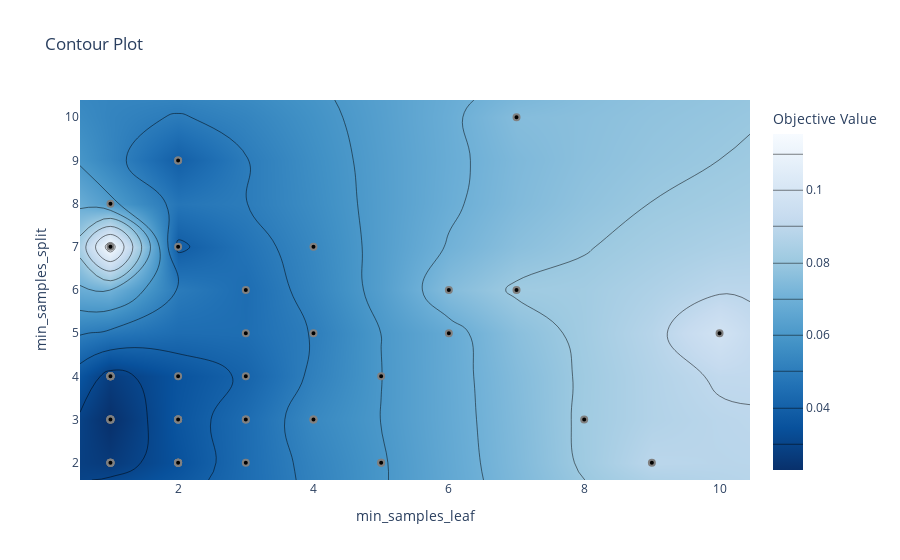

Source (notebook cell):
### Code cell
# Visualize contour plot
vis.plot_contour(study, params=["min_samples_split", "min_samples_leaf"])

### Figure 1 — Plotly figure (JSON) as saved in the notebook; plotly's stock layout.template omitted (floating-point values rounded to 4 significant figures; data arrays with more than 128 entries replaced by an {"elided": "..."} marker saying what was removed)
{"data": [{"colorbar": {"title": {"text": "Objective Value"}}, "colorscale": [[0, "rgb(247,251,255)"], [0.125, "rgb(222,235,247)"], [0.25, "rgb(198,219,239)"], [0.375, "rgb(158,202,225)"], [0.5, "rgb(107,174,214)"], [0.625, "rgb(66,146,198)"], [0.75, "rgb(33,113,181)"], [0.875, "rgb(8,81,156)"], [1, "rgb(8,48,107)"]], "connectgaps": true, "contours": {"coloring": "heatmap"}, "hoverinfo": "none", "line": {"smoothing": 1.3}, "reversescale": true, "type": "contour", "x": [0.55, 1, 2, 3, 4, 5, 6, 7, 8, 9, 10, 10.45], "y": [1.6, 2, 3, 4, 5, 6, 7, 8, 9, 10, 10.4], "z": {"elided": "11x12 float values"}}, {"marker": {"color": "black", "line": {"color": "Gray", "width": 2}}, "mode": "markers", "name": "Feasible Trial", "showlegend": false, "type": "scatter", "x": [5, 4, 7, 2, 2, 2, 2, 2, 9, 7, 4, 1, 1, 1, 1, 4, 10, 3, 6, 1, 3, 1, 1, 3, 1, 3, 5, 1, 8, 5, 2, 1, 1, 2, 3, 4, 1, 2, 2, 2, 6, 1, 1, 2, 1, 2, 1, 2, 1, 3], "y": [4, 7, 6, 9, 7, 3, 2, 2, 2, 10, 5, 2, 4, 4, 4, 3, 5, 3, 5, 7, 3, 4, 4, 6, 2, 2, 2, 3, 3, 2, 3, 3, 4, 2, 5, 3, 8, 2, 4, 2, 6, 3, 3, 3, 2, 3, 2, 9, 3, 4]}, {"marker": {"color": "#cccccc", "line": {"color": "Gray", "width": 2}}, "mode": "markers", "name": "Infeasible Trial", "showlegend": false, "type": "scatter", "x": [], "y": []}], "layout": {"title": {"text": "Contour Plot"}, "xaxis": {"range": [0.55, 10.45], "title": {"text": "min_samples_leaf"}}, "yaxis": {"range": [1.6, 10.4], "title": {"text": "min_samples_split"}}}}
